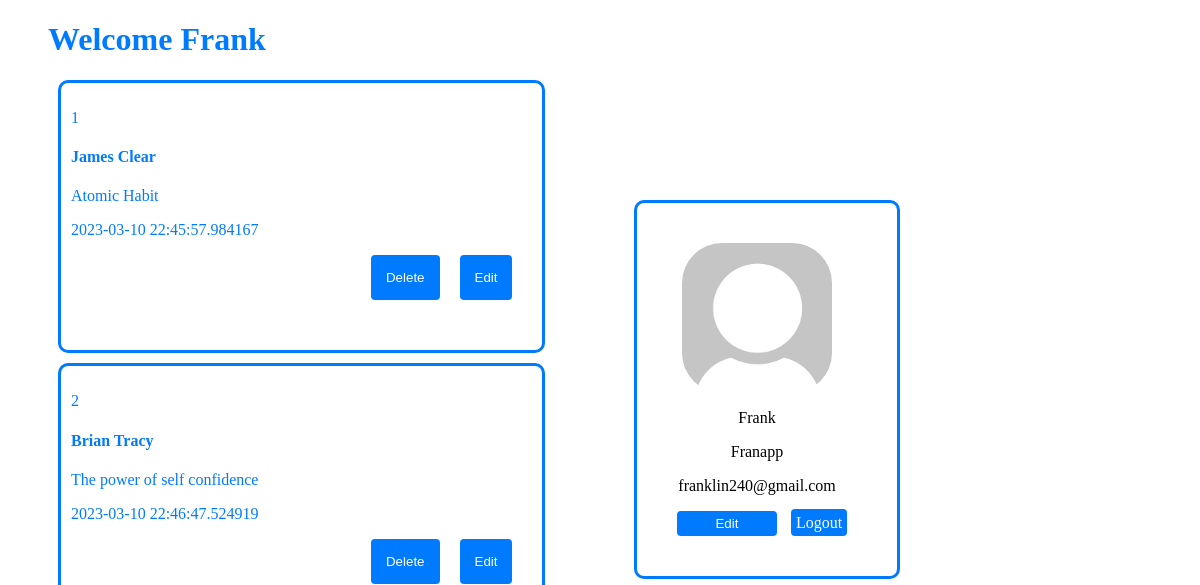
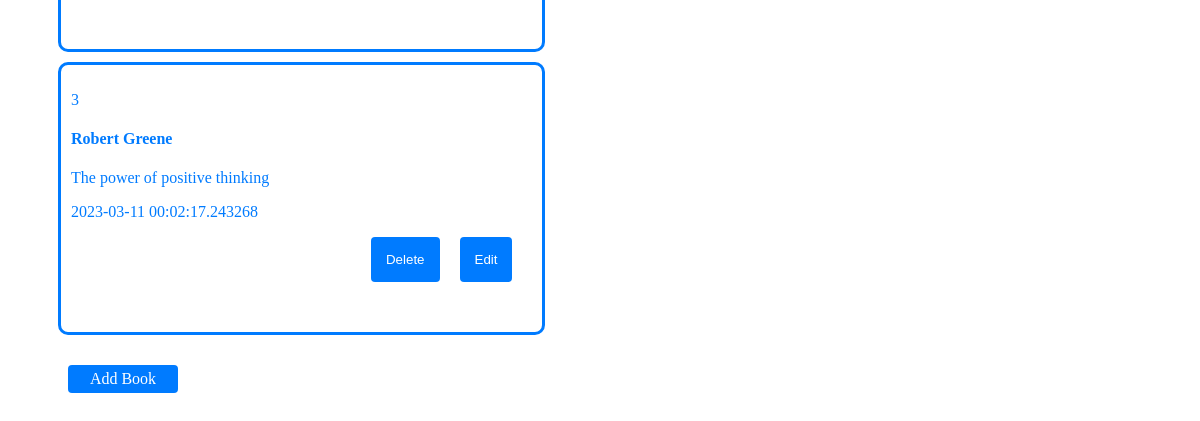
The page /Franapp on the database as committed earlier (2 pictures, top to bottom).
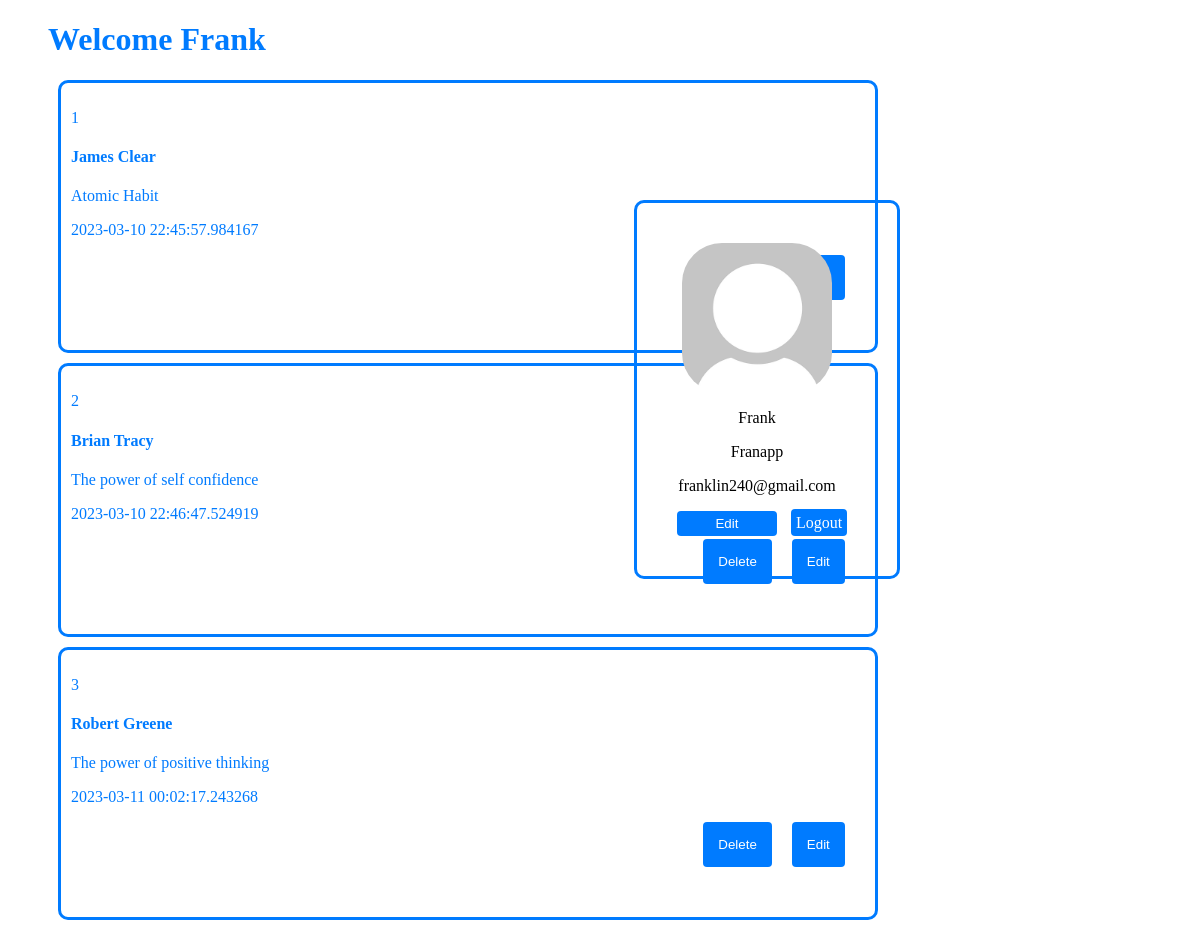
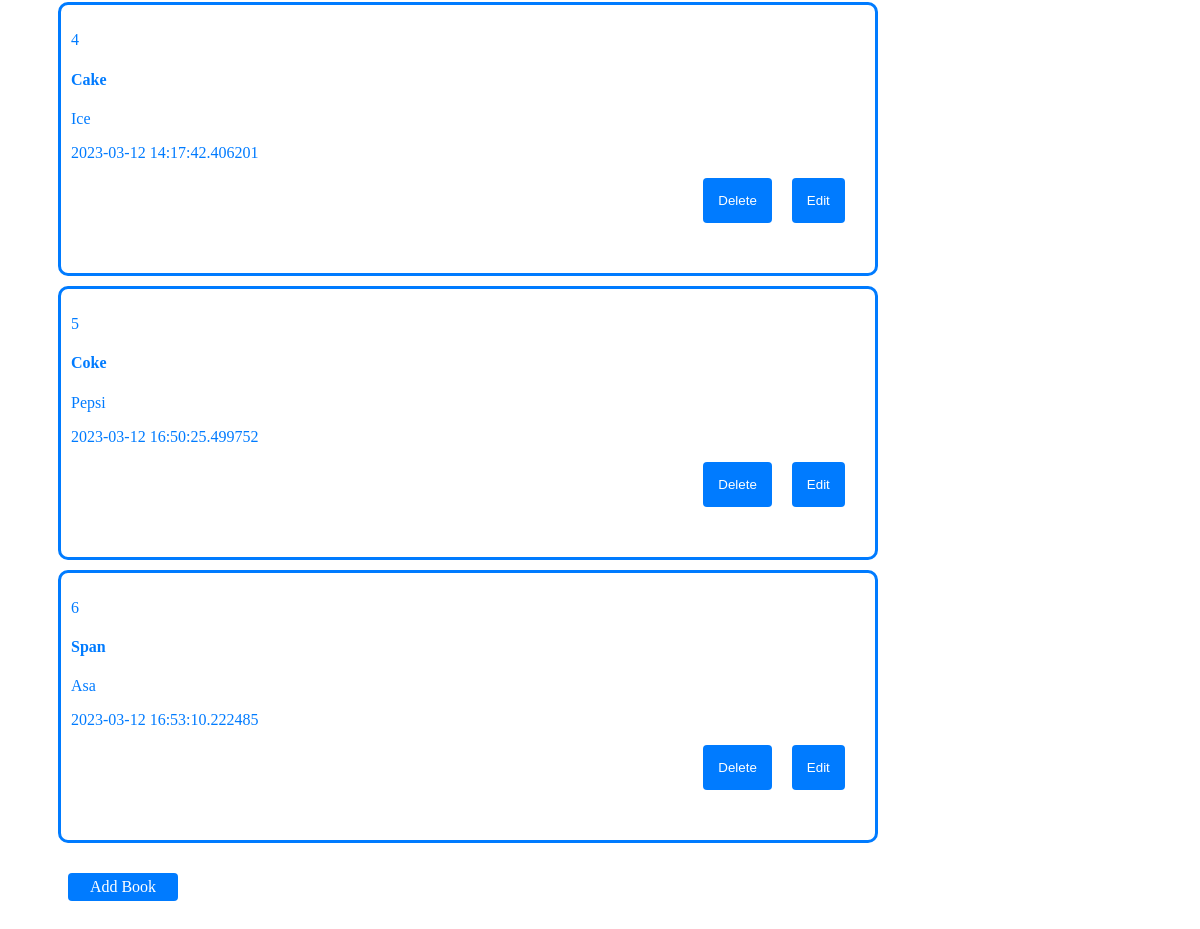
The same page on the database as committed later (2 pictures, top to bottom).
### models.py (models this page shows, shortened)
class User(db.Model):
    id = db.Column(db.Integer, primary_key=True)
    firstname = db.Column(db.String(100), nullable=False)
    username = db.Column(db.String(100), unique=True, nullable=False)
    email = db.Column(db.String(100), unique=True, nullable=False)
    password = db.Column(db.String(100), nullable=False)
    book = db.relationship('Books', lazy=True)

class Books(db.Model):
    id = db.Column(db.Integer, primary_key = True)
    title = db.Column(db.String(100), unique= True, nullable=False)
    author = db.Column(db.String(100), unique= False, nullable=False)
    date = db.Column(db.DateTime, default=datetime.utcnow, nullable=False)
    user_id = db.Column(db.Integer, db.ForeignKey('user.id'), nullable=False)

### app.py (the view)
@app.route('/<username>', methods=['GET','POST'])
def users(username):
    user = find_user(username)
    if user:
        user_id = user.id
        current_user = User.query.filter_by(id=user_id).first()
        books = get_user_books(user_id)
        book_titles = [book.title for book in books]
        book_authors = [book.author for book in books]
        book_dates = [book.date for book in books]
        return render_template('user.html', titles=book_titles, authors=book_authors, dates=book_dates, current_user=current_user, length=len(book_titles))
    else:
        message = 'Username does not exist'
        return render_template('login.html', message=message)

### queries.py (called while the page is built)
def find_user(username):
    found_user = User.query.filter_by(username=username).first()
    return found_user

def get_user_books(user_id):
    all_user_books = Books.query.filter_by(user_id=user_id).all()
    return all_user_books

### templates/user.html (shortened to what this page needs)
<!DOCTYPE html>
<html lang="en">
<head>
    <link rel="stylesheet" type="text/css" href="{{ url_for('static', filename='css/user.css') }}">
</head>
<body>
    <h1>Welcome {{ current_user.firstname }}</h1>
    <div class="profile">
        <img src="/static/images/dummy-profile-pic.png" width="15%" height="auto" alt="dummy profile photo">
        <p>{{ current_user.firstname }}</p>
        <p>{{ current_user.username }}</p>
        <p>{{ current_user.email }}</p>
        <a href="/edit_user"><button type="submit">Edit</button></a>
        <a href="/logout" class="logout-link">Logout</a>
    </div>
<div class="book-container">
    {% for i in range(length) %}
        <div class="number">
            <p>{{i+1}}</p>
            <h4>{{ titles[i] }}</h4>
            <p>{{ authors[i] }}</p>
            <p>{{ dates[i] }}</p>
            <form action="{{ url_for("edit_book") }}" method="post">
                <button type="submit">Edit</button>
            </form>
            <form action="{{ url_for("delete_book") }}" method="post">
                <button type="submit">Delete</button>
            </form>
        </div>
    {% endfor %}
</div>
    <div class="buttons-container">
        <a href="/add" class="add-link">Add Book</a>
        <br>
    </div>
</body>
</html>

### static/css/user.css (style rules this page uses)
.profile, .number { display: inline-block; vertical-align: top; border: 3px solid #007bff; }
.profile { width: 20%; padding-right: 20px; float: right; border-radius: 10px; border: 3px solid #007bff; margin-right: 300px; margin-top: 200px; text-align: center; position: fixed; top: 0; right: 0; z-index: 9999; }
.profile img { display: block; margin: 0 auto; margin-top: 40px; border-radius: 40px; width: 150px; }
.book-container { float: left; border-radius: 10px; margin-left: 50px; }
.book-container .number { border: 3px solid #007bff; padding: 10px; margin-bottom: 10px; border-radius: 10px; color: #007bff; }
.profile button[type="submit"] { margin-top: auto; margin-left: 10px; background-color: #007bff; color: white; border: none; border-radius: 4px; padding: 5px; cursor: pointer; width: 100px; margin-bottom: 40px; }
form button[type="submit"] { margin-top: auto; margin-left: auto; float: right; margin-right: 20px; background-color: #007bff; color: white; border: none; border-radius: 4px; padding: 15px; cursor: pointer; margin-bottom: 40px; }
.buttons-container { clear: both; margin-top: 20px; margin-left: 50px; text-align: right; float:left; display: flex; justify-content: space-between; }
.logout-link { margin-top: auto; margin-left: 10px; background-color: #007bff; color: white; border: none; border-radius: 4px; padding: 5px; cursor: pointer; width: 200px; margin-bottom: 40px; text-align: center; text-decoration: none; }
.add-link { margin-top: auto; margin-left: 10px; background-color: #007bff; color: white; border: none; border-radius: 4px; padding: 5px; cursor: pointer; width: 100px; margin-bottom: 40px; text-align: center; text-decoration: none; }
h1 { color: #007bff; margin-left: 40px; }
.number { border: 3px solid #007bff; width: 70%; }

Rows that differ between the two databases and show on the page:
added Books: title "Cake", author "Ice", date "2023-03-12 14:17:42.406201"
added Books: title "Coke", author "Pepsi", date "2023-03-12 16:50:25.499752"
added Books: title "Span", author "Asa", date "2023-03-12 16:53:10.222485"
Other text that changed with them:
new list line: "4 Edit Delete"
new list line: "5 Edit Delete"
new list line: "6 Edit Delete"
list line gone: "Edit Delete"
